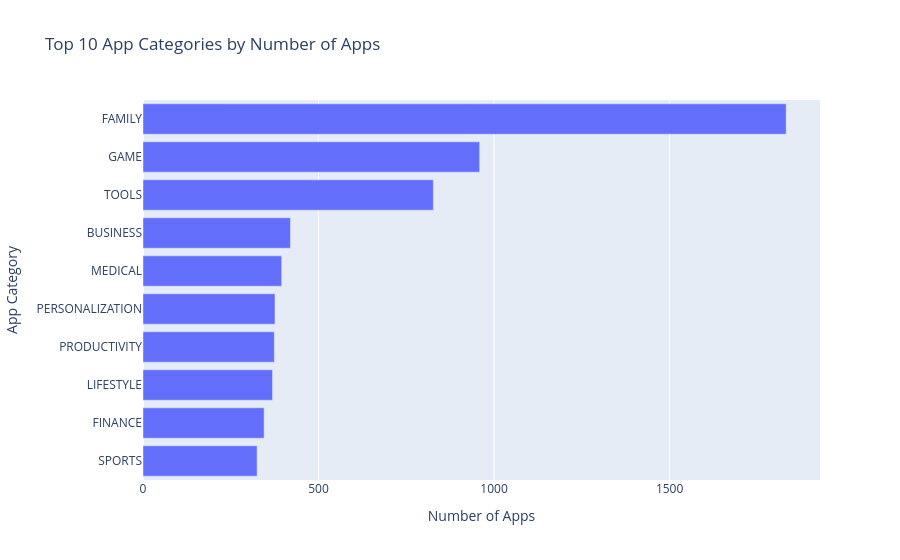

Notebook code for this chart:
### Markdown cell above
# Step 11: Interactive Visualization

An interactive Plotly visualization is created to explore the distribution of apps across different categories.

### Code cell
import plotly.express as px

# Count apps by category
category_counts = apps_df["Category"].value_counts().reset_index()
category_counts.columns = ["Category", "Number_of_Apps"]

# Create interactive chart
fig = px.bar(
    category_counts.head(10),
    x="Number_of_Apps",
    y="Category",
    orientation="h",
    title="Top 10 App Categories by Number of Apps",
    labels={
        "Number_of_Apps": "Number of Apps",
        "Category": "App Category"
    }
)

fig.update_layout(
    yaxis={"categoryorder": "total ascending"}
)

fig.show()

### Figure 1 — Plotly figure (JSON) as saved in the notebook; plotly's stock layout.template omitted (floating-point values rounded to 4 significant figures)
{"data": [{"hovertemplate": "Number of Apps=%{x}<br>App Category=%{y}<extra></extra>", "legendgroup": "", "marker": {"color": "#636efa", "pattern": {"shape": ""}}, "name": "", "orientation": "h", "showlegend": false, "textposition": "auto", "type": "bar", "x": [1832, 959, 827, 420, 395, 376, 374, 369, 345, 325], "xaxis": "x", "y": ["FAMILY", "GAME", "TOOLS", "BUSINESS", "MEDICAL", "PERSONALIZATION", "PRODUCTIVITY", "LIFESTYLE", "FINANCE", "SPORTS"], "yaxis": "y"}], "layout": {"barmode": "relative", "legend": {"tracegroupgap": 0}, "title": {"text": "Top 10 App Categories by Number of Apps"}, "xaxis": {"anchor": "y", "domain": [0, 1], "title": {"text": "Number of Apps"}}, "yaxis": {"anchor": "x", "categoryorder": "total ascending", "domain": [0, 1], "title": {"text": "App Category"}}}}
